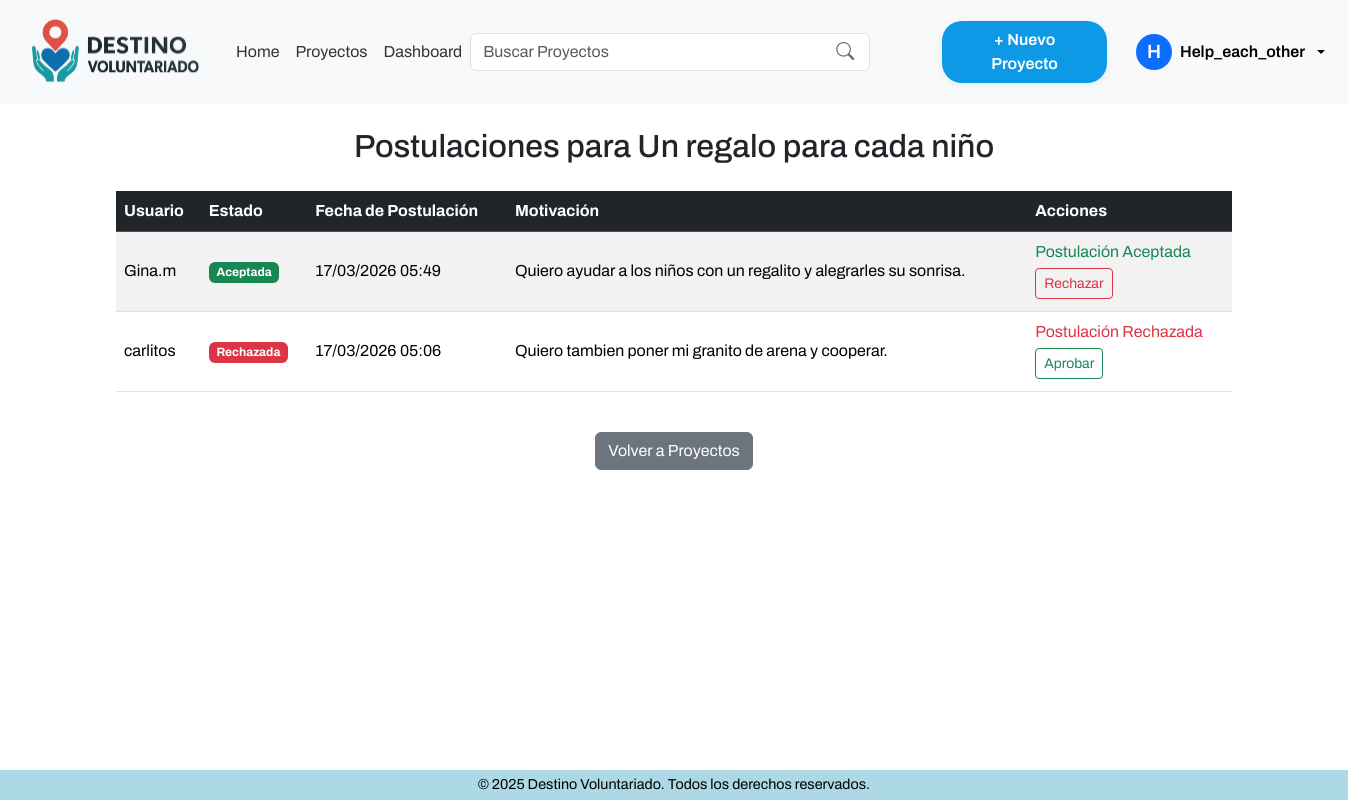
Page /postulaciones/listar/27/ (signed in) on the committed database.
### apps/core/models.py (models this page shows, shortened)
class Usuario(AbstractUser):
    ROLES = [
        ('voluntario', 'Voluntário'),
        ('organizacion', 'Organización'),
        ('admin', 'Administrador'),
    ]
    role = models.CharField(max_length=20, choices=ROLES, default='voluntario')
    date_joined = models.DateTimeField(auto_now_add=True)
    groups = models.ManyToManyField(
        Group,
        related_name='usuarios_grupo',
        blank=True,
        help_text='Grupos a los que pertenece el usuario. Un usuario puede pertenecer a múltiples grupos.',
    )
    user_permissions = models.ManyToManyField(
        Permission,
        related_name='usuarios_permiso',
        blank=True,
        help_text='Permisos específicos asignados al usuario.',
    )

### apps/proyectos/models.py (models this page shows, shortened)
class Proyecto(models.Model):
    ESTADOS = [
        ('activo', 'Activo'),
        ('cerrado', 'Cerrado'),
        ('evaluacion', 'En Evaluación'),
        ('finalizado', 'Finalizado'),
        ('cancelado', 'Cancelado'),
        ('reactivado', 'Reactivado'),
    ]
    organizacion = models.ForeignKey(Organizacion, on_delete=models.CASCADE)
    title = models.CharField(max_length=255)
    description = models.TextField()
    location = models.CharField(max_length=255)
    image = models.ImageField(upload_to='proyectos/', blank=True, null=True)
    start_date = models.DateField()
    end_date = models.DateField()
    status = models.CharField(max_length=20, choices=ESTADOS, default='activo')

### apps/postulaciones/models.py (models this page shows, shortened)
class Postulacion(models.Model):
    ESTADOS = [
        ('pendiente', 'Pendiente'),
        ('aceptada', 'Aceptada'),
        ('rechazada', 'Rechazada'),
    ]
    voluntario = models.ForeignKey(Usuario, on_delete=models.CASCADE, limit_choices_to={'role': 'voluntario'})
    proyecto = models.ForeignKey(Proyecto, on_delete=models.CASCADE)
    motivation = models.TextField(blank=True, null=True)
    status = models.CharField(max_length=20, choices=ESTADOS, default='pendiente')
    applied_at = models.DateTimeField(auto_now_add=True)
    class Meta:
        unique_together = ('voluntario', 'proyecto') # Solo una postulación por voluntario y proyecto
        ordering = ['-applied_at'] # Ordenar por fecha de postulación descendente

### apps/postulaciones/views.py (the view)
# urls.py: path('listar/<int:proyecto_id>/', views.listar_postulaciones, name='listar_postulaciones'),
@login_required
def listar_postulaciones(request, proyecto_id):
    proyecto = Proyecto.objects.get(id=proyecto_id)
    if not proyecto:
        return redirect('dashboard')
    postulaciones = Postulacion.objects.filter(proyecto=proyecto)
    return render(request, 'postulaciones/listar_postulaciones.html', {'postulaciones': postulaciones, 'proyecto': proyecto})

### templates/postulaciones/listar_postulaciones.html (shortened to what this page needs)
{% extends '../components/base.html' %}
{% block template %}
    {% include '../components/navbar.html' %}
    <div class="content-wrapper">
    {% if not user.is_authenticated %}
        <div class="container mt-5 text-center">
            <p class="text-center">Debes iniciar sesión para ver las postulaciones.</p>
            <p class="text-center"><a href="{% url 'login' %}" class="btn btn-primary">Iniciar sesión</a></p>
        </div>
    {% else %}
    <div class="container my-4">
        <h2 class="mb-4 text-center">Postulaciones para {{ proyecto.title }}</h2>
    <div class="table-responsive">
        <table class="table table-striped table-hover align-middle">
            <thead class="table-dark">
                <tr>
                    <th>Usuario</th>
                    <th>Estado</th>
                    <th>Fecha de Postulación</th>
                    <th>Motivación</th>
                    <th>Acciones</th>
                </tr>
            </thead>
            <tbody>
                {% for postulacion in postulaciones %}
                <tr>
                    <td>{{ postulacion.voluntario.username }}</td>
                    <td>
                        {% if postulacion.status == 'pendiente' %}
                            <span class="badge bg-warning text-dark">Pendiente</span>
                        {% elif postulacion.status == 'aceptada' %}
                            <span class="badge bg-success">Aceptada</span>
                        {% elif postulacion.status == 'rechazada' %}
                            <span class="badge bg-danger">Rechazada</span>
                        {% else %}
                            <span class="badge bg-secondary">{{ postulacion.status }}</span>
                        {% endif %}
                    </td>
                    <td>{{ postulacion.applied_at|date:"d/m/Y H:i" }}</td>
                    <td>{{ postulacion.motivation|default:"Sin mensaje" }}</td>
                    <td>
                        {% if user.is_authenticated and user.role == 'organizacion' %}
                            {% if postulacion.status == 'aceptada' %}
                                <span class="d-block mb-1 text-success">Postulación Aceptada</span>
                                <a href="{% url 'rechazar_postulacion' postulacion.id %}" class="btn btn-sm btn-outline-danger mb-1">Rechazar</a>
                            {% elif postulacion.status == 'rechazada' %}
                                <span class="d-block mb-1 text-danger">Postulación Rechazada</span>
                                <a href="{% url 'aprobar_postulacion' postulacion.id %}" class="btn btn-sm btn-outline-success mb-1">Aprobar</a>
                            {% endif %}
                        {% endif %}
                    </td>
                </tr>
                {% empty %}
                <tr>
                    <td colspan="5" class="text-center text-muted">No hay postulaciones para este proyecto.</td>
                </tr>
                {% endfor %}
            </tbody>
        </table>
    </div>
    {% endif %}
<div class="text-center mt-4">
    <a href="{% url 'dashboard' %}" class="btn btn-secondary">Volver a Proyectos</a>
</div>
</div>
{% include '../components/footer.html' %}
{% endblock %}

### templates/components/navbar.html (shortened to what this page needs)
{% load static %}
<nav class="navbar navbar-expand-lg bg-body-tertiary position-sticky top-0">
  <div class="container-fluid">
    <a class="navbar-brand logo fs-3" href="{% url 'home' %}"><img src="{% static 'images/logo_Voluntariado.png'  %}" alt="Destino Voluntariado" width="200"></a>
    <div class="collapse navbar-collapse" id="navbarSupportedContent">
      <ul class="navbar-nav mx-auto mb-2 mb-lg-0">
        <li class="nav-item">
          <a class="nav-link {% if request.resolver_match.url_name == 'home' %}active{% endif %}" href="{% url 'home' %}">Home</a>
        </li>
        <li class="nav-item">
          <a class="nav-link {% if request.resolver_match.url_name == 'listar_proyectos' %}active{% endif %}" href="{% url 'listar_proyectos' %}">Proyectos</a>
        </li>
        {% if user.is_authenticated %}
          <li class="nav-item">
              <a class="nav-link " href="{% url 'dashboard' %}">Dashboard</a>
          </li>
        {% endif %}
      </ul>
      <div class="d-flex align-items-center gap-3">
        <form class="d-flex align-items-center me-5" role="search" action="{% url 'buscar_proyectos' %}" method="get" style="width: 450px; position: relative;">
          <input class="form-control" type="search" name="q" placeholder="Buscar Proyectos" aria-label="Search" value="{{ query|default:'' }}" style="padding-right: 40px;" />
          <button type="submit" style="position: absolute; right: 10px; top: 50%; transform: translateY(-50%); background: none; border: none; color: #666; font-size: 18px; cursor: pointer;">
            <i class="bi bi-search"></i>
          </button>
        </form>
        {% if user.is_authenticated and user.role == 'organizacion' %}
          <a href="{% url 'crear_proyecto' %}" class="btn btn-nuevo-proyecto ms-2">+ Nuevo Proyecto</a>
        {% endif %}
        {% if not user.is_authenticated %}
          <div class="d-flex align-items-center gap-2">
            <a href="{% url 'login' %}" class="btn btn-outline-primary btn-sm">Iniciar sesión</a>
            <div class="btn-group">
              <button type="button" class="btn btn-primary btn-sm dropdown-toggle" data-bs-toggle="dropdown" aria-expanded="false">
                Registrarse
              </button>
              <ul class="dropdown-menu dropdown-menu-start">
                <li><a class="dropdown-item" href="{% url 'registrar_voluntario' %}">Registrarse como Voluntario</a></li>
                <li><a class="dropdown-item" href="{% url 'registrar_organizacion' %}">Registrarse como Organización</a></li>
              </ul>
            </div>
          </div>
        {% else %}
          <div class="dropdown">
            <button class="btn btn-light d-flex align-items-center gap-2 dropdown-toggle" type="button" id="userDropdown" data-bs-toggle="dropdown" aria-expanded="false" style="border-radius: 50px; font-weight: 600;">
              <span class="avatar bg-primary text-white rounded-circle d-flex align-items-center justify-content-center" style="width: 36px; height: 36px; font-size: 1.2rem;">{{ user.first_name|slice:":1"|default:user.username|slice:":1" }}</span>
              <span class="d-none d-md-inline">{{ user.get_full_name|default:user.username|truncatechars:16 }}</span>
            </button>
          </div>
        {% endif %}
      </div>
    </div>
  </div>
</nav>

### static/css/main.css (style rules this page uses)
.logo { font-family: 'Roboto', sans-serif; font-weight: 700; text-transform: uppercase; }
html, body { font-family: 'Archivo', sans-serif; }

### templates/postulaciones/listar_postulaciones.html (style rules this page uses)
body { background: #ffffff; min-height: 100vh; display: flex; flex-direction: column; }
.content-wrapper { flex: 1; display: flex; flex-direction: column; }

### templates/components/navbar.html (style rules this page uses)
.navbar-nav .nav-link { color: #333 !important; transition: color 0.3s; }
.navbar { position: sticky; top: 0; z-index: 4000; }
.btn-nuevo-proyecto { background: #0d99e6; color: #fff; font-weight: 600; border-radius: 20px; padding: 0.45rem 1.5rem; font-size: 1rem; border: none; box-shadow: 0 2px 8px rgba(13, 153, 230, 0.10); transition: background 0.2s, color 0.2s; }

### rows in the picture
Usuario: first_name "H", get_full_name "Help_each_other"
Proyecto: title "Un regalo para cada niño"
Postulacion: voluntario.username "Gina.m", status "Aceptada", applied_at "17/03/2026 05:49", motivation "Quiero ayudar a los niños con un regalito y alegrarles su sonrisa."
Postulacion: voluntario.username "carlitos", status "Rechazada", applied_at "17/03/2026 05:06", motivation "Quiero tambien poner mi granito de arena y cooperar."
